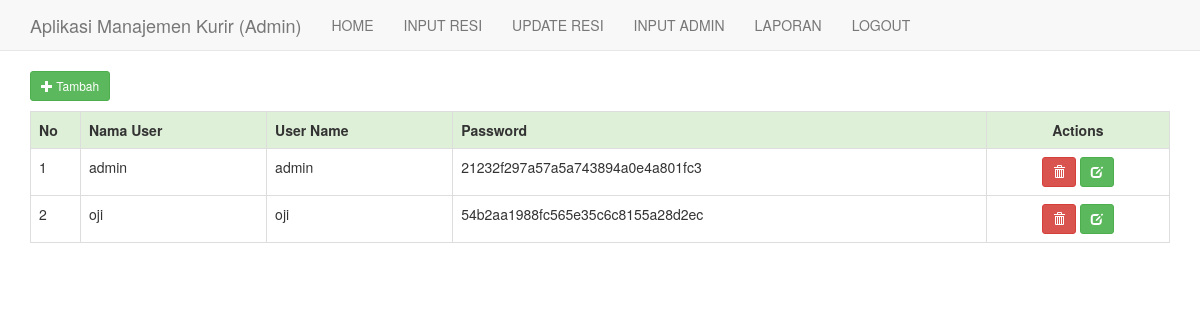
The app's page /kurir/index.php?page=crud/admin with its own data.
### tables this page shows
CREATE TABLE `users` (
  `id_user` int(10) UNSIGNED NOT NULL,
  `nama` varchar(200) NOT NULL,
  `username` varchar(200) NOT NULL,
  `password` text NOT NULL,
  `level_user` varchar(150) NOT NULL DEFAULT 'member'
);

### kurir/views/crud/admin.php (the view, shortened to what this page needs)
<?php
require_once('koneksi.php');
$query = "SELECT * FROM users";
$urlcrud = "index.php?page=crud/";
?>
<div class="row">
	<div class="col-lg-12">
		<a href="<?= $urlcrud.'createadmin' ?>" class="btn btn-success btn-sm"><span class="glyphicon glyphicon-plus"></span> Tambah</a>
		<table class="table table-hover table-bordered" style="margin-top: 10px">
			<tr class="success">
				<th width="50px">No</th>
				<th>Nama User</th>
				<th>User Name</th>
				<th>Password</th>
				<th style="text-align: center;">Actions</th>
			</tr>
			<?php
			if($data=mysqli_query($koneksi,$query)){
				$a=1;
				while($obj=mysqli_fetch_object($data)){
					?>
					<tr>
						<td><?= $a ?></td>
						<td><?= $obj->nama ?></td>
						<td><?= $obj->username ?></td>
						<td><?= $obj->password ?></td>
						<td style="text-align: center;">
						<a onclick="return confirm('Apakah yakin data akan di hapus?')" href="<?= $urlcrud.'hapusadmin&id_user='.$obj->id_user ?>" class="btn btn-danger btn-sm"><span class="glyphicon glyphicon-trash"></span></a>
						<a href="<?= $urlcrud.'editadmin&id_user='.$obj->id_user ?>" class="btn btn-success btn-sm"><span class="glyphicon glyphicon-edit"></span></a>
						</td>
					</tr>
					<?php
					$a++;
				}
			}
			?>
		</table>
	</div>
</div>

### records on screen
users: nama "admin", username "admin", password "21232f297a57a5a743894a0e4a801fc3"
users: nama "oji", username "oji", password "54b2aa1988fc565e35c6c8155a28d2ec"
